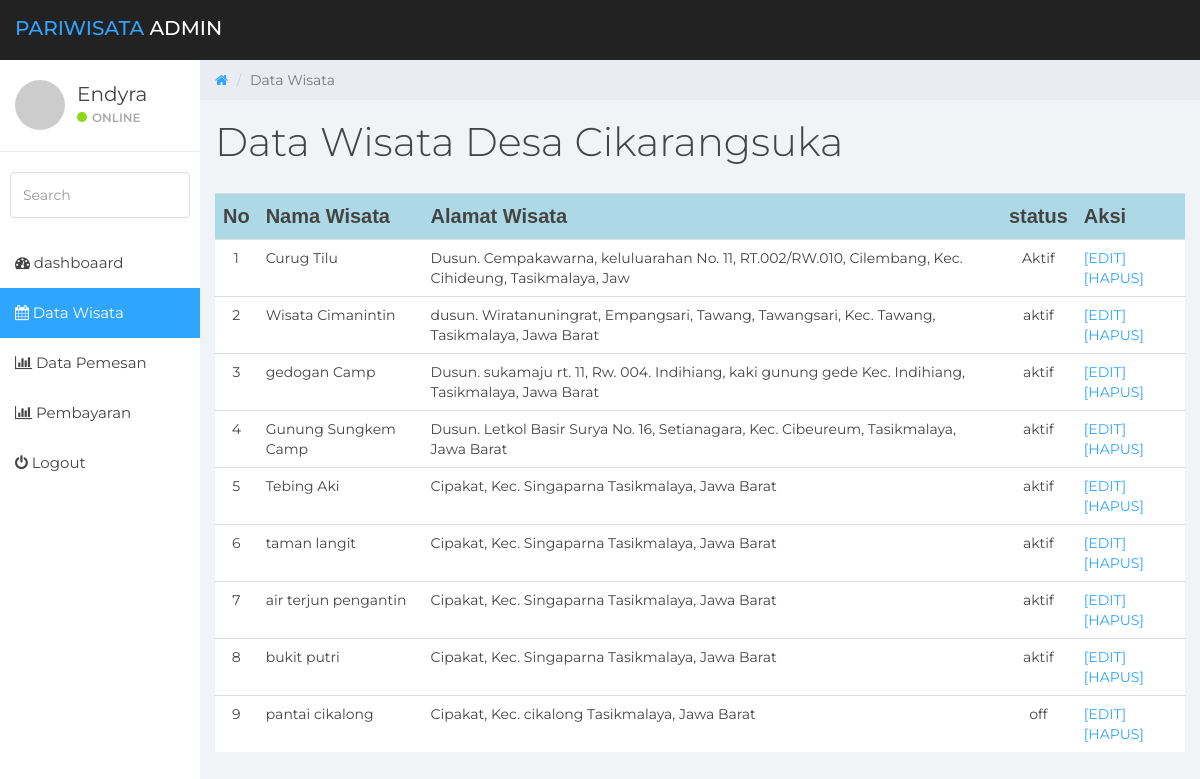
The page /admin/data_wisata.php on the database its author committed.
### tables this page shows
CREATE TABLE `data_wisata` (
  `id` int(11) NOT NULL,
  `nama_wista` varchar(100) NOT NULL,
  `alamat` varchar(100) NOT NULL,
  `status` varchar(100) NOT NULL
);

### admin/data_wisata.php (the view, shortened to what this page needs)
<!DOCTYPE html>
<html>
<head>
	<link href="css/bootstrap.min.css" rel="stylesheet">
	<link href="css/font-awesome.min.css" rel="stylesheet">
	<link href="css/datepicker3.css" rel="stylesheet">
	<link href="css/styles.css" rel="stylesheet">
</head>
<body>
	<nav class="navbar navbar-custom navbar-fixed-top" role="navigation">
		<div class="container-fluid">
			<div class="navbar-header">
				<a class="navbar-brand" href="#"><span>Pariwisata </span>Admin</a>
	</nav>
	<div id="sidebar-collapse" class="col-sm-3 col-lg-2 sidebar">
		<div class="profile-sidebar">
			<div class="profile-userpic">
				<img src="http://placehold.it/50/30a5ff/fff" class="img-responsive" alt="">
			</div>
			<div class="profile-usertitle">
				<div class="profile-usertitle-name">Endyra</div>
				<div class="profile-usertitle-status"><span class="indicator label-success"></span>Online</div>
			</div>
		</div>
		<form role="search">
			<div class="form-group">
				<input type="text" class="form-control" placeholder="Search">
			</div>
		</form>
		<ul class="nav menu">
			<li ><a href="Reservasi.php"><em class="fa fa-dashboard">&nbsp;</em>dashboaard</a></li>
			<li class="active"><a href="data_wisata.php"><em class="fa fa-calendar">&nbsp;</em>Data Wisata</a></li>
			<li><a href="data_pemesanan.php"><em class="fa fa-bar-chart">&nbsp;</em>Data Pemesan</a></li>
			<li><a href=""><em class="fa fa-bar-chart">&nbsp;</em>Pembayaran</a></li>
			<li><a href="../index.php"><em class="fa fa-power-off">&nbsp;</em>Logout</a></li>
		</ul>
	</div>
	<div class="col-sm-9 col-sm-offset-3 col-lg-10 col-lg-offset-2 main">
		<div class="row">
			<ol class="breadcrumb">
				<li><a href="#">
					<em class="fa fa-home"></em>
				</a></li>
				<li class="active">Data Wisata</li>
			</ol>
		</div>
		<div class="row">
			<div class="col-lg-12">
				<h1 class="page-header">Data Wisata Desa Cikarangsuka</h1>
			</div>
		</div>
	<table width="100%" height="100" class="table">
		<tr style="background: lightblue; font-size: 20px; font-family: sans-serif;">
			<th>No</th>
			<th>Nama Wisata</th>
			<th>Alamat Wisata</th>
			<th>status</th>
			<th align="center">Aksi</th>
		</tr>
		<?php
			include 'koneksi.php';
			$no = 1;
			$query = mysqli_query( $koneksi,'select * from data_wisata');
			while($tampil = mysqli_fetch_array($query)) {
			?>
			<tr >
				<td align="center"><?php echo $no++ ?></td>
				<td><?php echo $tampil['nama_wista'] ?></td>
				<td><?php echo $tampil['alamat'] ?></td>
				<td align="center"><?php echo $tampil['status'] ?></td>
				<td>
					<a href="edit.php?id=<?php echo $tampil['id']; ?>">[EDIT]</a>
					<a href="hapus.php?id=<?php echo $tampil['id']; ?>" onclick="return confirm('Yakin dih,,, bade dihapus?')">[HAPUS]</a>
				</td>
			</tr>
			<?php
		}
		?>
	</table>
</body>
</html>

### admin/css/styles.css (style rules this page uses)
body { background: #f1f4f7; padding-top: 60px; font-size: 14px; color: #444444; font-family: "Montserrat", "Helvetica Neue", Helvetica, Arial, sans-serif; }
a, a:hover, a:focus { color: #30a5ff; }
h1, h2, h3, h4, h5, h6 { color: #444444; }
h1 { font-weight: 300; font-size: 40px; }
input.form-control { border: 1px solid #ddd; box-shadow: none; height: 46px; }
.navbar-custom { background: #222; height: 60px; }
.navbar-header .navbar-brand { color: #fff; font-size: 20px; text-transform: uppercase; font-weight: 500; height: 60px; padding-top: 18px; }
.navbar-header .navbar-brand span { color: #30a5ff; }
.label-success { background-color: #8ad919; }
.navbar { border: 0; }
.sidebar { display: block; padding: 0; display: none; box-shadow: none; background: #fff; }
.sidebar ul { margin: 20px 0px; }
.sidebar form { padding: 10px 0 0 0; margin: 10px 10px 20px 10px; }
@media (min-width: 768px) { .sidebar { display: block; position: fixed; top: 60px; bottom: 0; left: 0; z-index: 1000; display: block; margin: 0; padding: 0; overflow-x: hidden; overflow-y: auto; } }
@media (min-width: 768px) { .navbar-header { width: 100%; } }
.sidebar ul.nav .active a, .sidebar ul.nav li.parent a.active, .sidebar ul.nav .active > a:hover, .sidebar ul.nav li.parent a.active:hover, .sidebar ul.nav .active > a:focus, .sidebar ul.nav li.parent a.active:focus { color: #fff; background-color: #30a5ff; }
.sidebar ul.nav li a { height: 50px; font-size: 15px; line-height: 2em; color: #444444; }
.profile-sidebar { padding: 10px 0; border-bottom: 1px solid #e9ecf2; }
.indicator { width: 10px; height: 10px; display: inline-block; border-radius: 9999px; margin-right: 5px; }
.profile-userpic img { float: left; margin: 10px 0px 0px 15px; width: 50px; height: 50px; border-radius: 9999px !important; }
.profile-usertitle { float: left; text-align: left; margin: 10px 0 0 12px; }
.profile-usertitle-name { font-size: 20px; margin-bottom: 0px; }
.profile-usertitle-status { text-transform: uppercase; color: #AAA; font-size: 12px; font-weight: 600; margin-bottom: 15px; }
.breadcrumb { border-radius: 0; padding: 10px 15px 10px 15px; background: #e9ecf2; margin: 0; }
h1.page-header { margin-top: 20px; border-bottom: 0; }
.table { background: #fff; }

### rows shown on the page
data_wisata: nama_wista "Curug Tilu", alamat "Dusun. Cempakawarna, keluluarahan No. 11, RT.002/RW.010, Cilembang, Kec. Cihideung, Tasikmalaya, Jaw", status "Aktif"
data_wisata: nama_wista "Wisata Cimanintin", alamat "dusun. Wiratanuningrat, Empangsari, Tawang, Tawangsari, Kec. Tawang, Tasikmalaya, Jawa Barat", status "aktif"
data_wisata: nama_wista "gedogan Camp", alamat "Dusun. sukamaju rt. 11, Rw. 004. Indihiang, kaki gunung gede Kec. Indihiang, Tasikmalaya, Jawa Barat", status "aktif"
data_wisata: nama_wista "Gunung Sungkem Camp", alamat "Dusun. Letkol Basir Surya No. 16, Setianagara, Kec. Cibeureum, Tasikmalaya, Jawa Barat", status "aktif"
data_wisata: nama_wista "Tebing Aki", alamat "Cipakat, Kec. Singaparna Tasikmalaya, Jawa Barat", status "aktif"
data_wisata: nama_wista "taman langit", alamat "Cipakat, Kec. Singaparna Tasikmalaya, Jawa Barat", status "aktif"
data_wisata: nama_wista "air terjun pengantin", alamat "Cipakat, Kec. Singaparna Tasikmalaya, Jawa Barat", status "aktif"
data_wisata: nama_wista "bukit putri", alamat "Cipakat, Kec. Singaparna Tasikmalaya, Jawa Barat", status "aktif"
data_wisata: nama_wista "pantai cikalong", alamat "Cipakat, Kec. cikalong Tasikmalaya, Jawa Barat", status "off"
